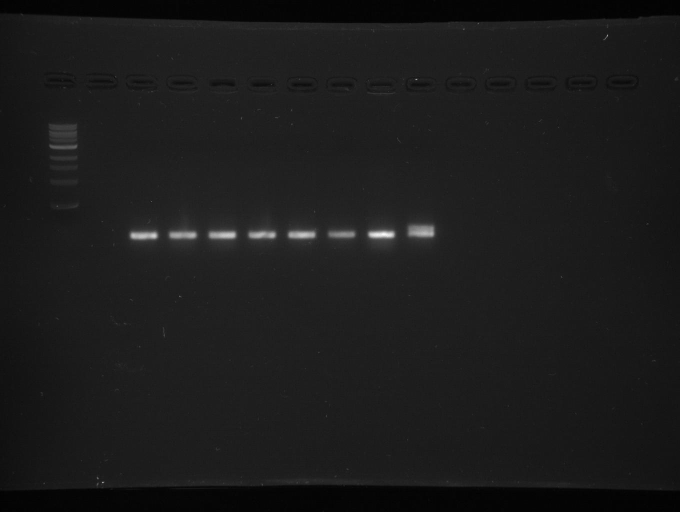
#> input picture UVP02064June72019.jpg, 1360 x 1024 px (shown at 1/2 size)
$ jupyter execute 'Lane Profile.ipynb'
#> lines starting #> are read from the running program, lines starting #| are printed output that depends on the picture
[cell 1]
import cv2
import numpy as np
import matplotlib.pyplot as plt
import skimage
import imagecodecs
from skimage.filters import sobel
from skimage import morphology
from skimage.util import img_as_ubyte
from skimage.color import rgb2gray
from scipy import ndimage as ndi
from matplotlib import image
from skimage.color import label2rgb

def load_image(path):
    """Load input image"""
#> called with path = '../UVP02064June72019.jpg'
    # Read image
    img = image.imread(path)
#> img is the input picture: shape (1024, 1360, 3); min 0, max 252, mean 27.5
    # Convert to grayscale
    img = rgb2gray(img)
#> img: shape (1024, 1360) float64
    # Convert to 2D array with values from 0 to 255
    img = img_as_ubyte(img)
    # Return image as 2D numpy array
    return img

img = load_image("../UVP02064June72019.jpg")
x_pos = 250
y_end = 1000
profile = skimage.measure.profile_line(img, [x_pos, 0], [x_pos, y_end])
#> profile = 1001 values, max 60 at index 143, min 19 at index 16, mean 30.91
print(profile)
#> (printed output is left out)
plt.figure()
plt.plot(profile, range(len(profile)))


#loaded_img = load_image()


#col = loaded_img[:,200]

plt.figure(figsize=(4, 15))
plt.axis([0, 255, 0, 1080])
plt.xlabel('Intensity (0-255)')
plt.ylabel('Vertical position (px)')
plt.plot(profile)
plt.show()
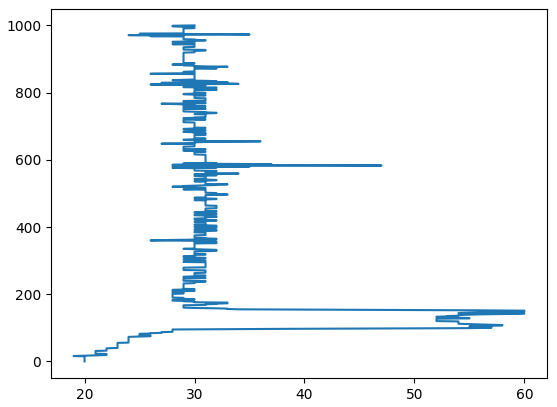
#> figure drawn by matplotlib, 1 panel
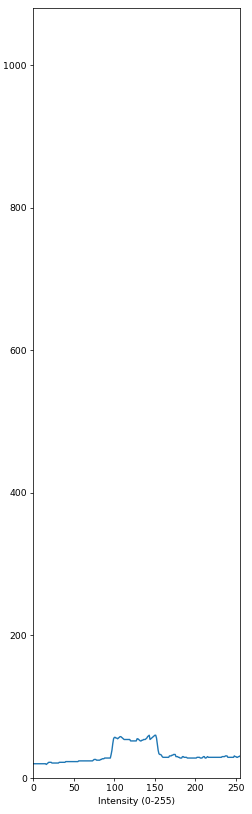
#> figure drawn by matplotlib, 1 panel; curve peaks at x = 143, y = 60
